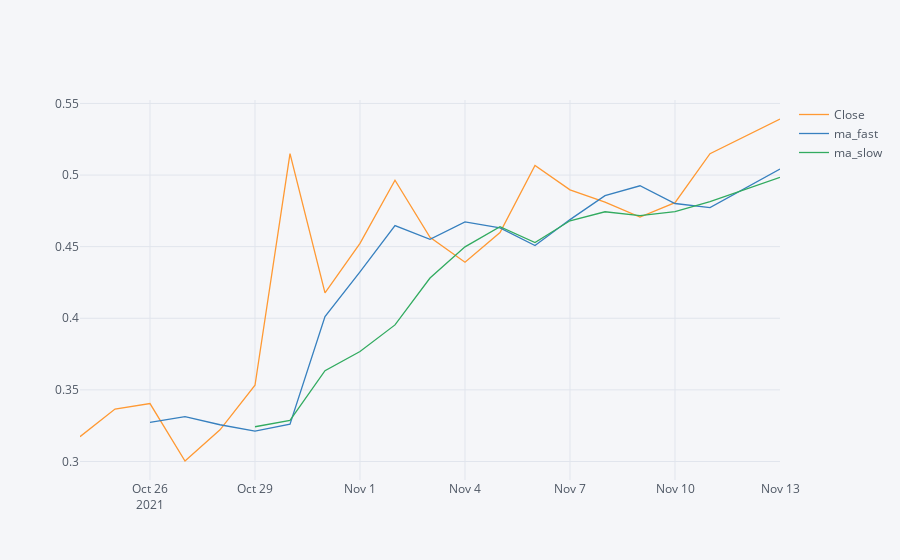
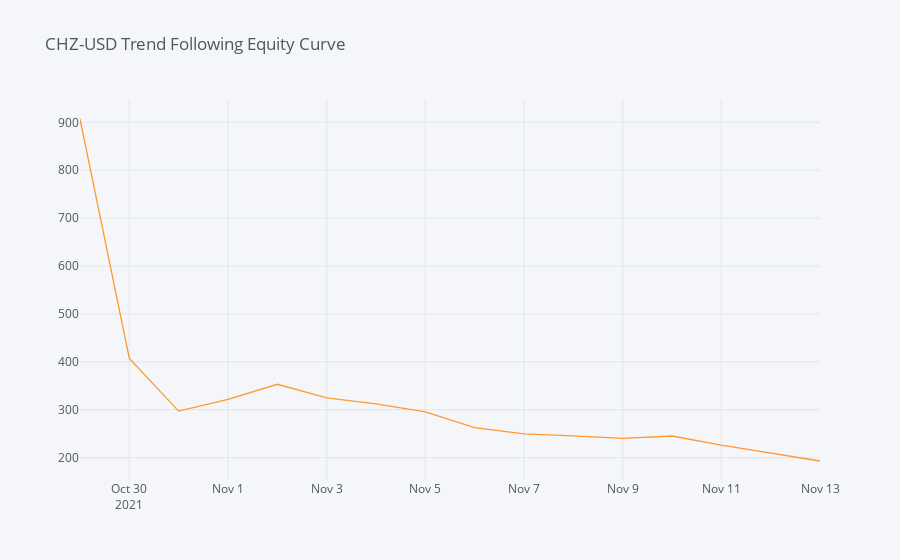
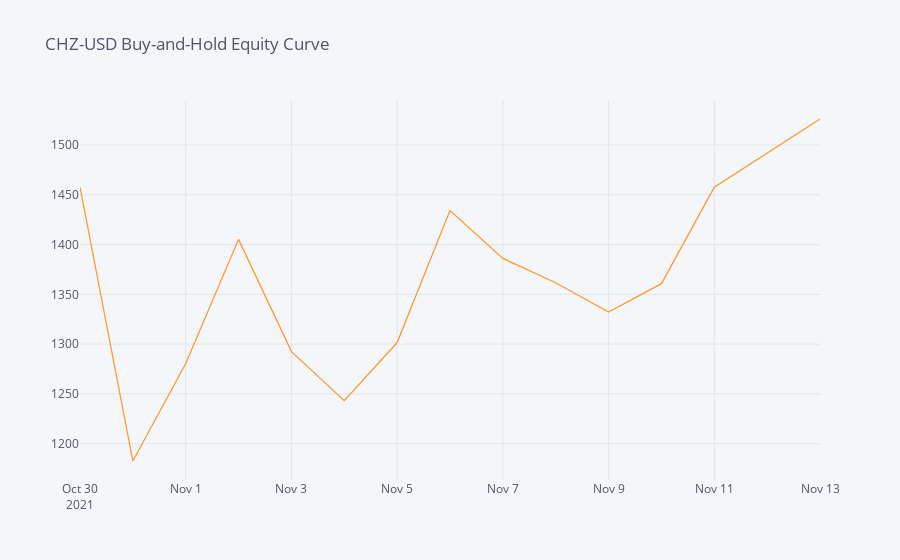

Notebook cell for these charts, in order:
### Code cell
fun_with_assignment_2(symbol='CHZ-USD',
                      allocation=1,
                      starting_capital=1000,
                      short_trend=3,
                      long_trend=6,
                      start_date='2021-10-25',
                      end_date=None)

### Figure 1 — Plotly figure (JSON) as saved in the notebook; plotly's stock layout.template omitted (floating-point values rounded to 4 significant figures)
{"data": [{"line": {"color": "rgba(255, 153, 51, 1.0)", "dash": "solid", "shape": "linear", "width": 1.3}, "mode": "lines", "name": "Close", "text": "", "type": "scatter", "x": ["2021-10-24", "2021-10-25", "2021-10-26", "2021-10-27", "2021-10-28", "2021-10-29", "2021-10-30", "2021-10-31", "2021-11-01", "2021-11-02", "2021-11-03", "2021-11-04", "2021-11-05", "2021-11-06", "2021-11-07", "2021-11-08", "2021-11-09", "2021-11-10", "2021-11-11", "2021-11-13"], "y": [0.3173, 0.3366, 0.3405, 0.3004, 0.3221, 0.3533, 0.5149, 0.4178, 0.4524, 0.4964, 0.4566, 0.4392, 0.4598, 0.5067, 0.4896, 0.481, 0.4706, 0.4807, 0.5149, 0.5391]}, {"line": {"color": "rgba(55, 128, 191, 1.0)", "dash": "solid", "shape": "linear", "width": 1.3}, "mode": "lines", "name": "ma_fast", "text": "", "type": "scatter", "x": ["2021-10-24", "2021-10-25", "2021-10-26", "2021-10-27", "2021-10-28", "2021-10-29", "2021-10-30", "2021-10-31", "2021-11-01", "2021-11-02", "2021-11-03", "2021-11-04", "2021-11-05", "2021-11-06", "2021-11-07", "2021-11-08", "2021-11-09", "2021-11-10", "2021-11-11", "2021-11-13"], "y": ["", "", 0.3273, 0.3314, 0.3257, 0.3212, 0.3261, 0.4012, 0.4324, 0.4647, 0.4551, 0.4673, 0.4631, 0.4508, 0.4689, 0.4856, 0.4925, 0.4801, 0.4773, 0.5042]}, {"line": {"color": "rgba(50, 171, 96, 1.0)", "dash": "solid", "shape": "linear", "width": 1.3}, "mode": "lines", "name": "ma_slow", "text": "", "type": "scatter", "x": ["2021-10-24", "2021-10-25", "2021-10-26", "2021-10-27", "2021-10-28", "2021-10-29", "2021-10-30", "2021-10-31", "2021-11-01", "2021-11-02", "2021-11-03", "2021-11-04", "2021-11-05", "2021-11-06", "2021-11-07", "2021-11-08", "2021-11-09", "2021-11-10", "2021-11-11", "2021-11-13"], "y": ["", "", "", "", "", 0.3243, 0.3287, 0.3634, 0.3768, 0.3954, 0.4281, 0.4499, 0.4639, 0.4529, 0.4681, 0.4744, 0.4716, 0.4745, 0.4815, 0.4984]}], "layout": {"legend": {"bgcolor": "#F5F6F9", "font": {"color": "#4D5663"}}, "paper_bgcolor": "#F5F6F9", "plot_bgcolor": "#F5F6F9", "title": {"font": {"color": "#4D5663"}}, "xaxis": {"gridcolor": "#E1E5ED", "showgrid": true, "tickfont": {"color": "#4D5663"}, "title": {"font": {"color": "#4D5663"}, "text": ""}, "zerolinecolor": "#E1E5ED"}, "yaxis": {"gridcolor": "#E1E5ED", "showgrid": true, "tickfont": {"color": "#4D5663"}, "title": {"font": {"color": "#4D5663"}, "text": ""}, "zerolinecolor": "#E1E5ED"}}}

### Figure 2 — Plotly figure (JSON) as saved in the notebook; plotly's stock layout.template omitted (floating-point values rounded to 4 significant figures)
{"data": [{"line": {"color": "rgba(255, 153, 51, 1.0)", "dash": "solid", "shape": "linear", "width": 1.3}, "mode": "lines", "name": "account_val", "text": "", "type": "scatter", "x": ["2021-10-29", "2021-10-30", "2021-10-31", "2021-11-01", "2021-11-02", "2021-11-03", "2021-11-04", "2021-11-05", "2021-11-06", "2021-11-07", "2021-11-08", "2021-11-09", "2021-11-10", "2021-11-11", "2021-11-13"], "y": [906.9, 407.1, 297.1, 321.7, 353.2, 324.8, 312.3, 295.7, 262.5, 249.8, 245.4, 240.0, 245.2, 226.0, 193.0]}], "layout": {"legend": {"bgcolor": "#F5F6F9", "font": {"color": "#4D5663"}}, "paper_bgcolor": "#F5F6F9", "plot_bgcolor": "#F5F6F9", "title": {"font": {"color": "#4D5663"}, "text": "CHZ-USD Trend Following Equity Curve"}, "xaxis": {"gridcolor": "#E1E5ED", "showgrid": true, "tickfont": {"color": "#4D5663"}, "title": {"font": {"color": "#4D5663"}, "text": ""}, "zerolinecolor": "#E1E5ED"}, "yaxis": {"gridcolor": "#E1E5ED", "showgrid": true, "tickfont": {"color": "#4D5663"}, "title": {"font": {"color": "#4D5663"}, "text": ""}, "zerolinecolor": "#E1E5ED"}}}

### Figure 3 — Plotly figure (JSON) as saved in the notebook; plotly's stock layout.template omitted (floating-point values rounded to 4 significant figures)
{"data": [{"line": {"color": "rgba(255, 153, 51, 1.0)", "dash": "solid", "shape": "linear", "width": 1.3}, "mode": "lines", "name": "Close", "text": "", "type": "scatter", "x": ["2021-10-30", "2021-10-31", "2021-11-01", "2021-11-02", "2021-11-03", "2021-11-04", "2021-11-05", "2021-11-06", "2021-11-07", "2021-11-08", "2021-11-09", "2021-11-10", "2021-11-11", "2021-11-13"], "y": [1458.0, 1183.0, 1281.0, 1405.0, 1292.0, 1243.0, 1302.0, 1434.0, 1386.0, 1362.0, 1332.0, 1361.0, 1458.0, 1526.0]}], "layout": {"legend": {"bgcolor": "#F5F6F9", "font": {"color": "#4D5663"}}, "paper_bgcolor": "#F5F6F9", "plot_bgcolor": "#F5F6F9", "title": {"font": {"color": "#4D5663"}, "text": "CHZ-USD Buy-and-Hold Equity Curve"}, "xaxis": {"gridcolor": "#E1E5ED", "showgrid": true, "tickfont": {"color": "#4D5663"}, "title": {"font": {"color": "#4D5663"}, "text": ""}, "zerolinecolor": "#E1E5ED"}, "yaxis": {"gridcolor": "#E1E5ED", "showgrid": true, "tickfont": {"color": "#4D5663"}, "title": {"font": {"color": "#4D5663"}, "text": ""}, "zerolinecolor": "#E1E5ED"}}}
